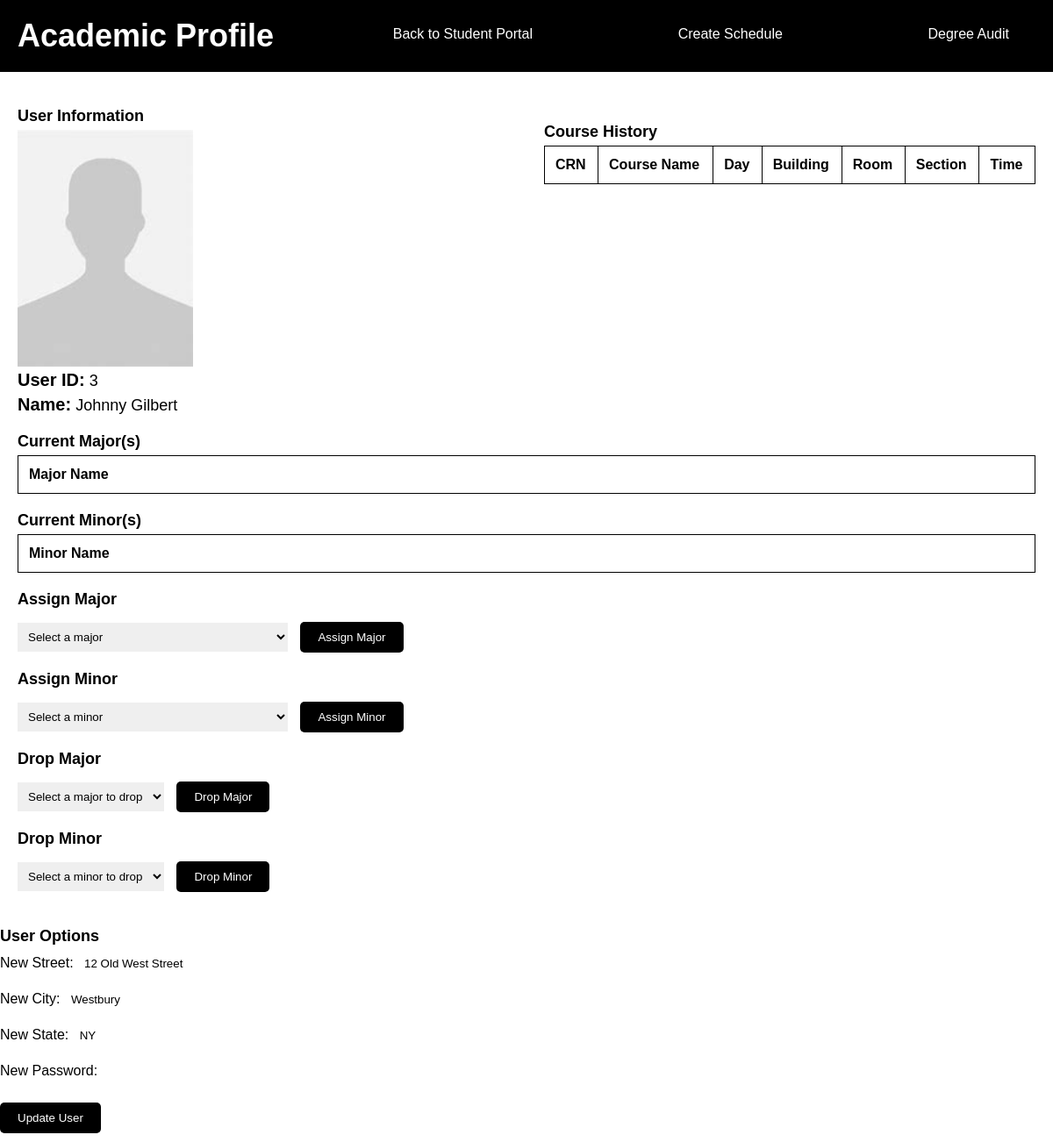
/Systemsproject/student_academic_profile1.php (signed in), run on the app's committed database.
### tables this page shows
CREATE TABLE `user` (
  `UID` int(11) NOT NULL,
  `FirstName` varchar(100) DEFAULT NULL,
  `LastName` varchar(100) DEFAULT NULL,
  `Gender` varchar(2) DEFAULT NULL,
  `DOB` date DEFAULT NULL,
  `Street` varchar(100) DEFAULT NULL,
  `City` varchar(100) DEFAULT NULL,
  `State` varchar(100) DEFAULT NULL,
  `ZipCode` varchar(100) DEFAULT NULL
);

### Systemsproject/student_academic_profile1.php (the view, shortened to what this page needs)
<?php
@include 'config1.php';
if (isset($_SESSION['UID'])) {
    $uid = $_SESSION['UID'];
    $query = "SELECT * FROM user WHERE UID = '$uid'";
    $result = mysqli_query($conn, $query);
    if (mysqli_num_rows($result) > 0) {
        $user = mysqli_fetch_assoc($result);
    } else {
        echo "User not found.";
        exit;
    }
} else {
    echo "UID not found in the session.";
    exit;
}
?>
<!DOCTYPE html>
<html lang="en">
<head>
   <link rel="stylesheet" href="css/fatman1.css">
</head>
<body>
   <div class="header">
      <h1>Academic Profile</h1>
      <a href="user_page1.php" class="back-button">Back to Student Portal</a>
      <a href="Create Schedule1.php" class="back-button">Create Schedule</a>
      <a href="DegreeAudit1.php" class="back-button">Degree Audit</a>
   </div>
   <div class="academic-profile-container">
      <h2>User Information</h2>
      <img src="profpic.jpg" alt="User Image" width="200">
      <p><strong>User ID:</strong> <?php echo $user['UID']; ?></p>
      <p><strong>Name:</strong> <?php echo $user['FirstName'] . ' ' . $user['LastName']; ?></p>
      <h2>Current Major(s)</h2>
      <table>
         <thead>
            <tr>
               <th>Major Name</th>
            </tr>
         </thead>
      </table>
      <h2>Current Minor(s)</h2>
      <table>
         <thead>
            <tr>
               <th>Minor Name</th>
            </tr>
         </thead>
      </table>
      <h2>Assign Major</h2>
      <form action="" method="post">
         <select name="major">
            <option value="" disabled selected>Select a major</option>
         </select>
         <input type="submit" name="assign_major" value="Assign Major" class="create-button">
      </form>
      <h2>Assign Minor</h2>
      <form action="" method="post">
         <select name="minor">
            <option value="" disabled selected>Select a minor</option>
         </select>
         <input type="submit" name="assign_minor" value="Assign Minor" class="create-button">
      </form>
      <h2>Drop Major</h2>
   <form action="" method="post">
      <select name="drop_major">
         <option value="" disabled selected>Select a major to drop</option>
      </select>
      <input type="submit" name="drop_major_submit" value="Drop Major" class="create-button">
   </form>
   <h2>Drop Minor</h2>
<form action="" method="post">
   <select name="drop_minor">
      <option value="" disabled selected>Select a minor to drop</option>
   </select>
   <input type="submit" name="drop_minor_submit" value="Drop Minor" class="create-button">
</form>
      <div class="top-right-container">
      <h2>Course History</h2>
      <table class="enrolled-courses-table">
            <thead>
               <tr>
                  <th>CRN</th>
                  <th>Course Name</th>
                  <th>Day</th>
                  <th>Building</th>
                  <th>Room</th>
                  <th>Section</th>
                  <th>Time</th>
               </tr>
            </thead>
         </table>
      </div>
   </div
      <div class="user-options-container">
         <h2>User Options</h2>
         <form action="" method="post">
            <label for="new_street">New Street:</label>
            <input type="text" name="new_street" id="new_street" value="<?php echo $user['Street']; ?>"><br>
            <label for="new_city">New City:</label>
            <input type="text" name="new_city" id="new_city" value="<?php echo $user['City']; ?>"><br>
            <label for="new_state">New State:</label>
            <input type="text" name="new_state" id="new_state" value="<?php echo $user['State']; ?>"><br>
            <label for="new_password">New Password:</label>
            <input type="password" name="new_password" id="new_password"><br>
            <input type="submit" name="update_user" value="Update User" class="create-button">
         </form>
      </div>
</body>
</html>

### Systemsproject/css/fatman1.css (style rules this page uses)
* { font-family: 'Cursive', sans-serif; margin: 0; padding: 0; box-sizing: border-box; outline: none; border: none; text-decoration: none; }

### Systemsproject/student_academic_profile1.php (style rules this page uses)
body { font-family: Arial, sans-serif; margin: 0; padding: 0; }
.header { background: #000; color: #fff; padding: 20px; text-align: center; display: flex; justify-content: space-between; }
.header h1 { font-size: 36px; margin: 0; }
.header .back-button { background: #000; color: #fff; padding: 10px 20px; text-decoration: none; border-radius: 5px; margin-right: 10px; }
.academic-profile-container { padding: 20px; }
table { width: 100%; border-collapse: collapse; margin-bottom: 20px; background-color: #fff; }
table, th, td { border: 1px solid #000; }
th, td { padding: 12px; text-align: left; color: #000; }
.create-button { background: #000; color: #fff; padding: 10px 20px; text-decoration: none; border-radius: 5px; margin-top: 10px; display: inline-block; cursor: pointer; }
select, input { padding: 8px; margin-right: 10px; }
h2 { margin-top: 20px; margin-bottom: 10px; }
h2, p { font-size: 18px; margin-bottom: 5px; }
p strong { font-size: 20px; }
.user-options-container { margin-top: 20px; }
.user-options-container input { margin-bottom: 10px; }
.top-right-container { position: absolute; top: 100px; right: 0; width: 50%; box-sizing: border-box; padding: 20px; }
.enrolled-courses-table { width: 100%; border-collapse: collapse; margin-bottom: 20px; }
.enrolled-courses-table, th, td { border: 1px solid #000; }
.back-button { background: #000; color: #fff; padding: 10px 20px; text-decoration: none; border-radius: 5px; margin-right: 10px; transition: background-color 0.3s; }

### data on the page
user: UID "3", FirstName "Johnny", LastName "Gilbert", new_street "12 Old West Street", new_city "Westbury", new_state "NY"
